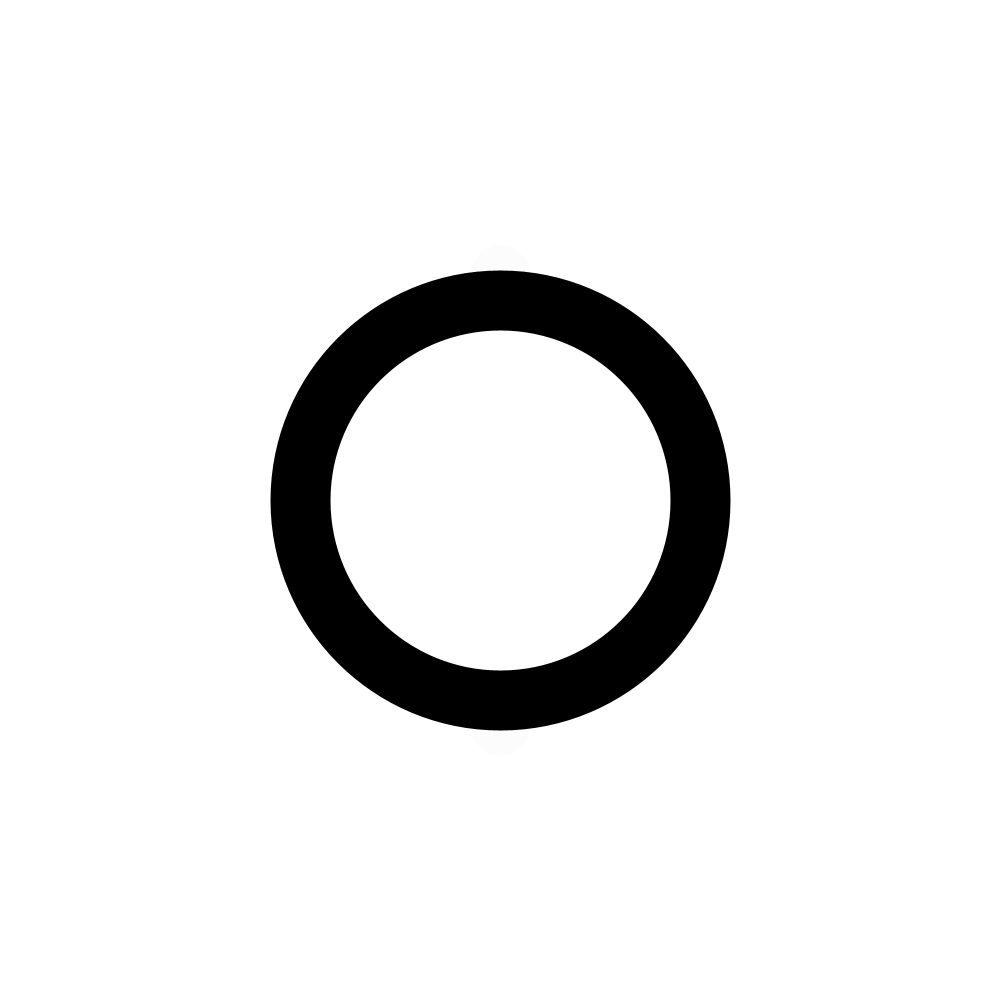
Frame 1 (no input)
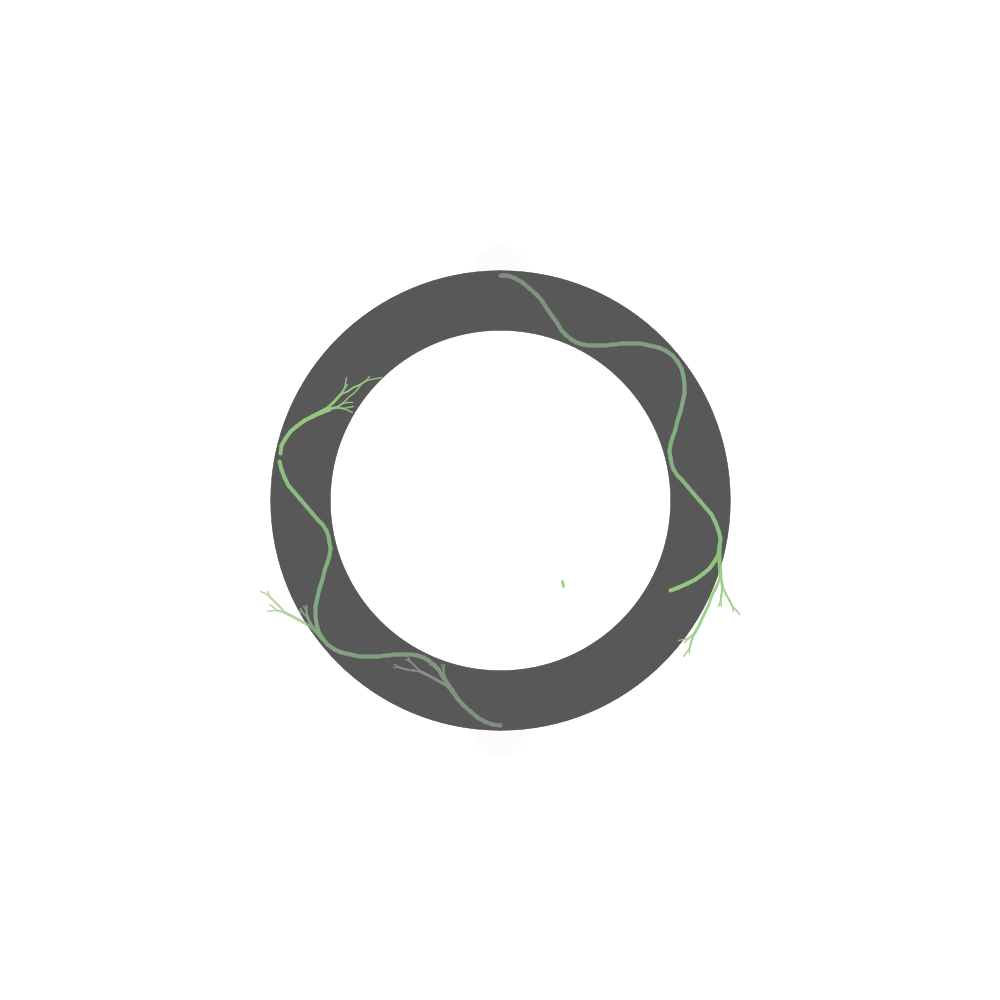
Frame 60 (the mouse pressed at the canvas centre just before this capture)
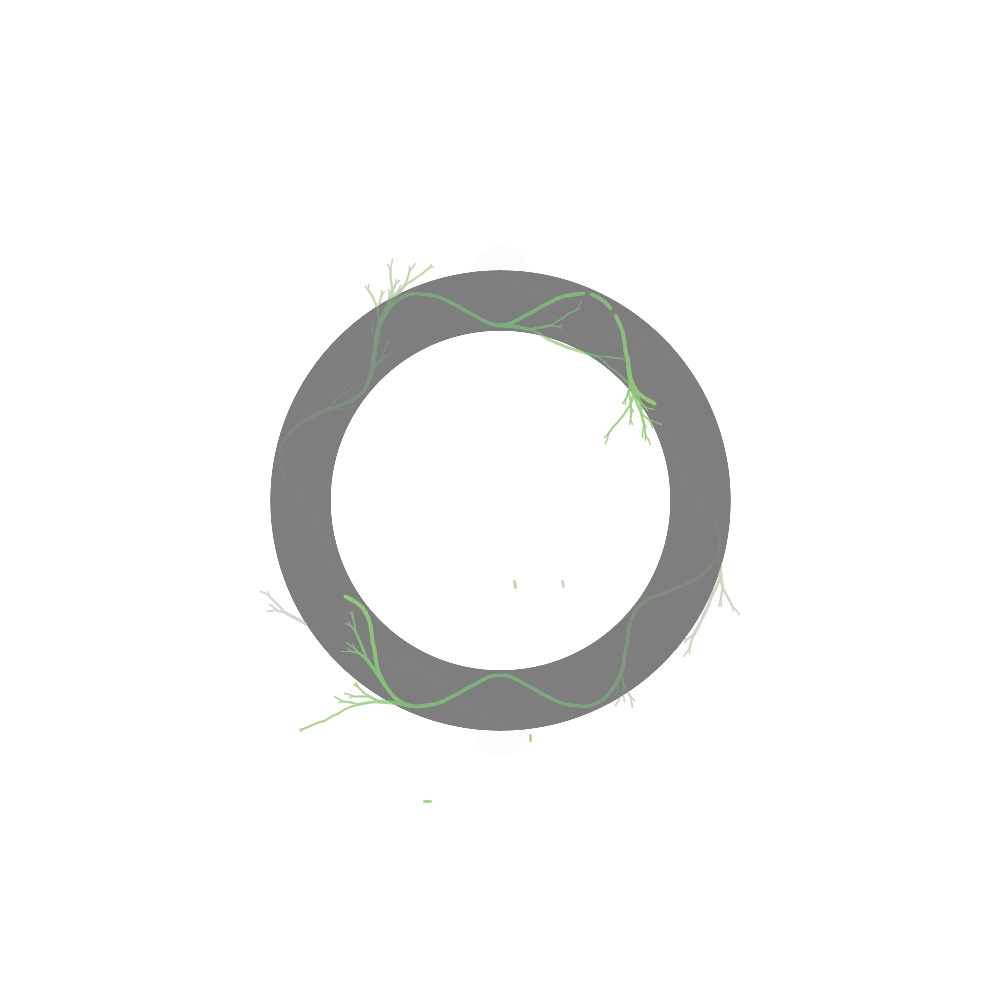
Frame 120 (the mouse held since frame 60 and released just before this capture)

The Processing sketch that drew these frames (run headless with seeded random() and noise(); from frame 60 on, the mouse is pressed at the canvas centre):

// Processing sketch: processing_74913
// ── processing_74913.pde

//import controlP5.*;
//
//ControlP5 cp5;



int frequency = 7;
int amp = 25;
float stepSize = 2;
int whiteWash = 3;

boolean looping = true;


Dot d1;
Dot d2;
Dot d3;
Dot d4;
Dot d5;
Dot d6;
Dot d7;
Dot d8;
Dot d9;

int myPos;
float angle;

void setup() {

  frameRate(30);
  background(255);
  size(1000, 1000);
  smooth();

//  cp5 = new ControlP5(this);
//  cp5.addSlider("frequency", 1, 16, 7, 25, 25, 100, 10);
//  cp5.addSlider("amp", 1, 30, 25, 25, 50, 100, 10);
//  cp5.addSlider("stepSize", 0, 2, 1, 25, 75, 100, 10);
//  cp5.addSlider("whiteWash", 0, 255, 0, 25, 100, 300, 10);


  fill(0);


  d1 = new Dot();
  d2 = new Dot();
  d3 = new Dot();
  d4 = new Dot();
  d5 = new Dot();
  d6 = new Dot();
  d7 = new Dot();
  d8 = new Dot();
  d9 = new Dot();
  

}

void draw() {
  noStroke();
  fill(255, whiteWash);
  rect(0, 0, width, height);
  
//  fill(50);
//  rect(10,10, 400,125);
  
  if (frameCount == 1){
    noFill();
  stroke(0);
  strokeWeight(60);
  ellipse(width/2,height/2,400,400);
  }

  pushMatrix();
  translate(width/2, height/2);

  noFill();
  stroke(0,whiteWash);
  strokeWeight(60);
  ellipse(0,0,400,400);


  d1.display(0);
  //  d2.display(6);
  //  d3.display(12);
  d4.display(180);
  //  d5.display(186);
  //  d6.display(192);
  //  d7.display(240);
  //  d8.display(246);
  //  d9.display(252);


  popMatrix();
  
  
  
}

class Dot {
  float xPos;
  float yPos;
  float counter = 270;

  Dot() {
  }

  void display(int startPos) {
    if (counter == 270) {
      myPos = startPos;
      angle = counter+myPos;
      float radius = 200;
      radius += amp*(sin(radians(counter*frequency)));
      xPos = radius * cos(radians(angle));
      yPos = radius * sin(radians(angle));
      counter += stepSize;
      float savedX = xPos;
      float savedY = yPos;
      line(xPos, yPos, savedX, savedY);
    } 
    else {
      myPos = startPos;
      angle = counter+myPos;
      float radius = 200;
      radius += amp*(sin(radians(counter*frequency)));
      float savedX = xPos;
      float savedY = yPos;
      xPos = radius * cos(radians(angle));
      yPos = radius * sin(radians(angle));
      fill(50, 70, 0);
      stroke(150,200,125);
      //noStroke();
      strokeWeight(4);
      line(savedX, savedY, xPos, yPos);
      counter += stepSize;
      

      if (random(1) < .05){
      translate(xPos, yPos);
      float myAngle = atan2((savedY-yPos),(savedX-xPos));
      rotate(myAngle+HALF_PI);
      branch(0);

      }
    }
  }

  void branch(int depth) {
    if (depth < 4) {
      line(0, 0, 0, 15);

      translate(0, 15);
      rotate(random(-0.1, 0.1)); 

      if (random(1.0) < 0.6) { // branching  
        rotate(0.3);
        scale(0.7);
        pushMatrix();
        branch(depth + 1);
        popMatrix();    
        rotate(-0.6);
        pushMatrix();
        branch(depth + 1);   
        popMatrix();
      }
      else { // continue  
        branch(depth);
      }
    }
  }
}

void keyPressed(){
  if (looping == true){
    noLoop();
    looping = false;
  } else {
    loop();
    looping = true;
  }
}
